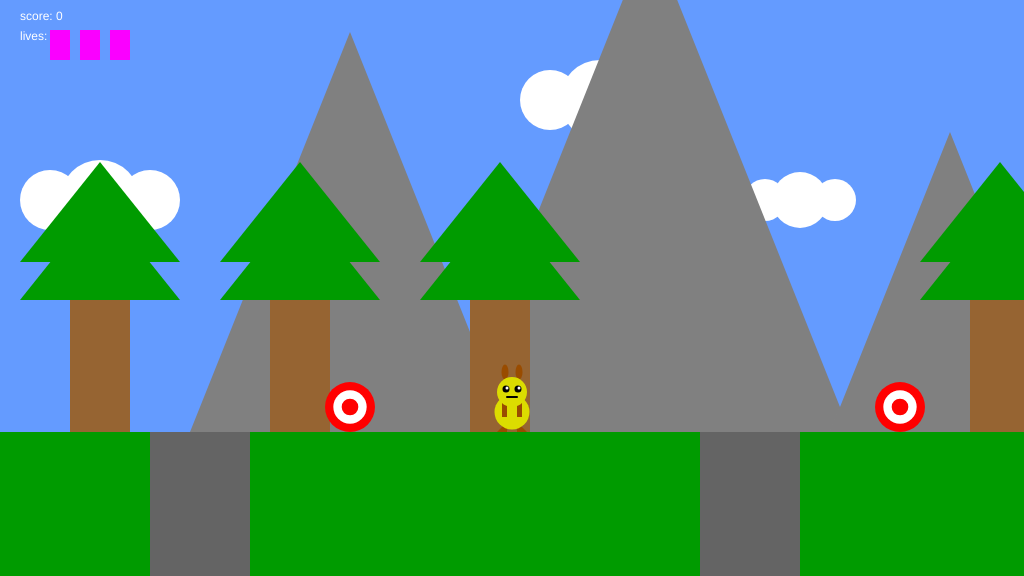
Frame 1 (no input)
Frame 60 (no input): identical to frame 1, image omitted
Frame 120 (the mouse pressed at the canvas centre since frame 60): identical to frame 1, image omitted

The p5.js sketch that drew this single still picture (run headless with seeded random() and noise() and a simulated clock; from frame 60 on, the mouse is pressed at the canvas centre):

// p5.js sketch
// ── sketch.js
/*

The Game Project 5 - Bring it all together

*/

var gameChar_x;
var gameChar_y;
var floorPos_y;
var scrollPos;
var gameChar_world_x;

var isLeft;
var isRight;
var isFalling;
var isPlummeting;

var clouds;
var mountains;
var trees_x;

var canyons;
var collectables;

// How fast the character moves
var move_speed = 5;
var gravity = 3;

var game_score;
var flagpole;
var lives;

function setup()
{
	createCanvas(1024, 576);
	floorPos_y = height * 3/4;
    lives = 3;
    startGame();
}

function draw()
{
	background(100, 155, 255); // fill the sky blue

	noStroke();
	fill(0,155,0);
	rect(0, floorPos_y, width, height/4); // draw some green ground

    // Scrolling
    push();
    translate(scrollPos,0);
    
	// Draw clouds.
    drawClouds();

	// Draw mountains.
    drawMountains();

	// Draw trees.
    drawTrees();

	// Draw canyons.
    for(var i=0; i < canyons.length; i++)
    {
        drawCanyon(canyons[i]);
        checkCanyon(canyons[i]);
    }
    
	// Draw collectable items.
    for(var i=0; i < collectables.length; i++)
    {       
        if(!collectables[i].isFound)
        {
            drawCollectable(collectables[i]);
            checkCollectable(collectables[i]);
        }
    }

    renderFlagpole();
    
    // Pop back to original drawing state.
    pop();
    
	// Draw game character.
	drawGameChar();
    
    fill(255);
    noStroke();
    text("score: " + game_score, 20, 20);
    
    // Draw life tokens
    text("lives:", 20, 40);
    for(var i=0; i < lives; i++)
    {
        drawLifeTokens(i*30);
    }

    if(lives<1)
    {
        fill(255);
        noStroke();
        text( "Game over. Press space to continue.",
              width/2 - 100,
              height/2);
        return;
    }
    
    if(flagpole.isReached)
    {
        fill(255);
        noStroke();
        text( "Level complete. Press space to continue.",
              width/2 - 100,
              height/2); 
        return;
    }
    
	// Logic to make the game character move or the background scroll.
	if(isLeft)
	{
		if(gameChar_x > width * 0.2)
		{
			gameChar_x -= 5;
		}
		else
		{
			scrollPos += 5;
		}
	}

	if(isRight)
	{
		if(gameChar_x < width * 0.8)
		{
			gameChar_x  += 5;
		}
		else
		{
			scrollPos -= 5; // negative for moving against the background
		}
	}

	// Logic to make the game character rise and fall.
    if(gameChar_y < floorPos_y)
    {
        gameChar_y += gravity;
        isFalling = true;
    }else
    {
        isFalling = false;
    }

    if(flagpole.isReached == false)
    {
        checkFlagpole();
    }
        
    
    
	// Update real position of gameChar for collision detection.
	gameChar_world_x = gameChar_x - scrollPos;
    
    checkPlayerDie();
}


// ---------------------
// Key control functions
// ---------------------

function keyPressed(){
    
    if(keyCode == 37) // left arrow key on keyboard
    {
        isLeft = true;
    }
    else if(keyCode == 39) // right arrow key on keyboard
    {
        isRight = true;
    }
    else if(keyCode == 32) // space key on keyboard
    {
        if(gameChar_y >= floorPos_y)
        {

            gameChar_y -= 100;
            isFalling = true;
        }
    }

}

function keyReleased()
{

    if(keyCode == 37)
    {
        isLeft = false;
    }
    else if(keyCode == 39)
    {
        isRight = false;
    }

}


// ------------------------------
// Game character render function
// ------------------------------

// Function to draw the game character.

function drawGameChar()
{
	// draw game character
    
    //the game character
    if(isLeft && isFalling)
    {
        // add your jumping-left code

        //-----------------------------
        // Left - Jump (Start)
        //----------------------------- 

        offset_x = 0;
        offset_y = 0;

        // Foot - Right
        fill(153,76,0);
        triangle( // Point 1
                  gameChar_x +offset_x - 5,
                  gameChar_y +offset_y,

                  // Point 2
                  gameChar_x +offset_x - 20,
                  gameChar_y +offset_y - 10,

                  // Point 3
                  gameChar_x +offset_x - 5,
                  gameChar_y +offset_y - 10);

        // Body
        fill(220,220,0);
        ellipse( gameChar_x +offset_x,
                 gameChar_y - 20 +offset_y, 
                 35);

        // Ear - Left
        fill(153,76,0);
        ellipse( gameChar_x +offset_x,
                 gameChar_y - 40 +offset_y-20, 
                 7,
                 15);

        // Head
        fill(220,220,0);
        ellipse( gameChar_x +offset_x,
                 gameChar_y - 40 +offset_y, 
                 30);

        // Mouth
        fill(0,0,0);
        ellipse(gameChar_x +offset_x -7,
                gameChar_y +offset_y-35,
                5);

        // Eye - Left
        //
        // Black part
        fill(0,0,0);
        ellipse( gameChar_x +offset_x - 5,
                 gameChar_y - 40 +offset_y - 3, 
                 7);
        //
        // White part
        fill(255,255,255);
        ellipse( gameChar_x +offset_x -6,
                 gameChar_y - 40 +offset_y - 4, 
                 3);

        // Arm - Right
        fill(153,76,0);
        rect(gameChar_x +offset_x + 5,
             gameChar_y +offset_y - 40,
             5,
             15);


        //-----------------------------
        // Left - Jump (End)
        //----------------------------- 

    }
    else if(isRight && isFalling)
    {
        // add your jumping-right code

        //-----------------------------
        // Right - Jump (Start)
        //----------------------------- 

        offset_x = 0;
        offset_y = 0;

        // Foot - Left
        fill(153,76,0);
        triangle( // Point 1
                  gameChar_x +offset_x + 5,
                  gameChar_y +offset_y,

                  // Point 2
                  gameChar_x +offset_x + 20,
                  gameChar_y +offset_y - 10,

                  // Point 3
                  gameChar_x +offset_x + 5,
                  gameChar_y +offset_y - 10);

        // Body
        fill(220,220,0);
        ellipse( gameChar_x +offset_x,
                 gameChar_y - 20 +offset_y, 
                 35);

        // Ear - Left
        fill(153,76,0);
        ellipse( gameChar_x +offset_x,
                 gameChar_y - 40 +offset_y-20, 
                 7,
                 15);

        // Head
        fill(220,220,0);
        ellipse( gameChar_x +offset_x,
                 gameChar_y - 40 +offset_y, 
                 30);

        // Mouth
        fill(0,0,0);
        ellipse(gameChar_x +offset_x +7,
                gameChar_y +offset_y-35,
                5);

        // Eye - Left
        //
        // Black part
        fill(0,0,0);
        ellipse( gameChar_x +offset_x + 5,
                 gameChar_y - 40 +offset_y - 3, 
                 7);
        //
        // White part
        fill(255,255,255);
        ellipse( gameChar_x +offset_x +6,
                 gameChar_y - 40 +offset_y - 4, 
                 3);

        // Arm - Right
        fill(153,76,0);
        rect(gameChar_x +offset_x - 10,
             gameChar_y +offset_y - 40,
             5,
             15);


        //-----------------------------
        // Right - Jump (End)
        //----------------------------- 


    }
    else if(isLeft)
    {
        // add your walking left code

        //-----------------------------
        // Left - Walk (Start)
        //----------------------------- 

        offset_x = 0;
        offset_y = 0;


        // Foot - Right
        fill(153,76,0);
        triangle( // Point 1
                  gameChar_x +offset_x ,
                  gameChar_y +offset_y,

                  // Point 2
                  gameChar_x +offset_x - 10,
                  gameChar_y +offset_y,

                  // Point 3
                  gameChar_x +offset_x,
                  gameChar_y +offset_y - 10);


        // Body
        fill(220,220,0);
        ellipse( gameChar_x +offset_x,
                 gameChar_y - 20 +offset_y, 
                 35);

        // Arm - Right
        fill(153,76,0);
        rect(gameChar_x +offset_x,
             gameChar_y +offset_y - 30,
             5,
             15);


        // Ear - Left
        fill(153,76,0);
        ellipse( gameChar_x +offset_x,
                 gameChar_y - 40 +offset_y-20, 
                 7,
                 15);

        // Head
        fill(220,220,0);
        ellipse( gameChar_x +offset_x,
                 gameChar_y - 40 +offset_y, 
                 30);

        // Mouth
        push();
        //
        // Line color
        stroke(0);
        //
        // Line thickness
        strokeWeight(2);
        line(gameChar_x +offset_x-7,
             gameChar_y +offset_y-35,
             gameChar_x +offset_x-2,
             gameChar_y +offset_y-35);

        pop();

        // Eye - Left
        //
        // Black part
        fill(0,0,0);
        ellipse( gameChar_x +offset_x - 5,
                 gameChar_y - 40 +offset_y - 3, 
                 7);
        //
        // White part
        fill(255,255,255);
        ellipse( gameChar_x +offset_x -6,
                 gameChar_y - 40 +offset_y - 4, 
                 3);



        //-----------------------------
        // Left - Walk (End)
        //-----------------------------

    }
    else if(isRight)
    {
        // add your walking right code

        //-----------------------------
        // Right - Walk (Start)
        //----------------------------- 

        offset_x = 0;
        offset_y = 0;

        // Foot - Left
        fill(153,76,0);
        triangle( // Point 1
                  gameChar_x +offset_x,
                  gameChar_y +offset_y,

                  // Point 2
                  gameChar_x +offset_x + 10,
                  gameChar_y +offset_y,

                  // Point 3
                  gameChar_x +offset_x,
                  gameChar_y +offset_y - 10);

        // Body
        fill(220,220,0);
        ellipse( gameChar_x +offset_x,
                 gameChar_y - 20 +offset_y, 
                 35);

        // Arm - Right
        fill(153,76,0);
        rect(gameChar_x +offset_x-5,
             gameChar_y +offset_y - 30,
             5,
             15);

        // Ear - Left
        fill(153,76,0);
        ellipse( gameChar_x +offset_x,
                 gameChar_y - 40 +offset_y-20, 
                 7,
                 15);

        // Head
        fill(220,220,0);
        ellipse( gameChar_x +offset_x,
                 gameChar_y - 40 +offset_y, 
                 30);

        // Mouth
        push();
        //
        // Line color
        stroke(0);
        //
        // Line thickness
        strokeWeight(2);
        line(gameChar_x +offset_x+7,
             gameChar_y +offset_y-35,
             gameChar_x +offset_x+2,
             gameChar_y +offset_y-35);

        pop();

        // Eye - Left
        //
        // Black part
        fill(0,0,0);
        ellipse( gameChar_x +offset_x + 5,
                 gameChar_y - 40 +offset_y - 3, 
                 7);
        //
        // White part
        fill(255,255,255);
        ellipse( gameChar_x +offset_x +6,
                 gameChar_y - 40 +offset_y - 4, 
                 3);



        //-----------------------------
        // Right - Walk (End)
        //-----------------------------

    }
    else if(isFalling || isPlummeting)
    {
        // add your jumping facing forwards code

        //-----------------------------
        // Front - Jumping (Start)
        //----------------------------- 

        offset_x = 0;
        offset_y = 0;


        // Foot - Right
        fill(153,76,0);
        triangle( // Point 1
                  gameChar_x +offset_x - 5,
                  gameChar_y +offset_y,

                  // Point 2
                  gameChar_x +offset_x - 20,
                  gameChar_y +offset_y - 10,

                  // Point 3
                  gameChar_x +offset_x - 5,
                  gameChar_y +offset_y - 10);

        // Foot - Left
        fill(153,76,0);
        triangle( // Point 1
                  gameChar_x +offset_x + 5,
                  gameChar_y +offset_y,

                  // Point 2
                  gameChar_x +offset_x + 20,
                  gameChar_y +offset_y - 10,

                  // Point 3
                  gameChar_x +offset_x + 5,
                  gameChar_y +offset_y - 10);

        // Body
        fill(220,220,0);
        ellipse( gameChar_x +offset_x,
                 gameChar_y - 20 +offset_y, 
                 35);

        // Arm - Right
        fill(153,76,0);
        rect(gameChar_x +offset_x - 20,
             gameChar_y +offset_y - 40,
             5,
             15);

        // Arm - Left
        fill(153,76,0);
        rect(gameChar_x +offset_x + 15,
             gameChar_y +offset_y - 40,
             5,
             15);

        // Ear - Right
        fill(153,76,0);
        ellipse( gameChar_x +offset_x-7,
                 gameChar_y - 40 +offset_y-20, 
                 7,
                 15);

        // Ear - Left
        fill(153,76,0);
        ellipse( gameChar_x +offset_x+7,
                 gameChar_y - 40 +offset_y-20, 
                 7,
                 15);

        // Head
        fill(220,220,0);
        ellipse( gameChar_x +offset_x,
                 gameChar_y - 40 +offset_y, 
                 30);

        // Mouth
        fill(0,0,0);
        ellipse(gameChar_x +offset_x,
                gameChar_y +offset_y-35,
                5);

        // Eye - Right
        //
        // Black part
        fill(0,0,0);
        ellipse( gameChar_x +offset_x - 6,
                 gameChar_y - 40 +offset_y - 3, 
                 7);
        //
        // White part
        fill(255,255,255);
        ellipse( gameChar_x +offset_x - 5,
                 gameChar_y - 40 +offset_y - 4, 
                 3);

        // Eye - Left
        //
        // Black part
        fill(0,0,0);
        ellipse( gameChar_x +offset_x + 6,
                 gameChar_y - 40 +offset_y - 3, 
                 7);
        //
        // White part
        fill(255,255,255);
        ellipse( gameChar_x +offset_x + 7,
                 gameChar_y - 40 +offset_y - 4, 
                 3);



        //-----------------------------
        // Front - Jumping (End)
        //-----------------------------

    }
    else
    {
        // add your standing front facing code

        //-----------------------------
        // Front - Standing (Start)
        //----------------------------- 

        offset_x = 0;
        offset_y = 0;


        // Foot - Right
        fill(153,76,0);
        triangle( // Point 1
                  gameChar_x +offset_x - 5,
                  gameChar_y +offset_y,

                  // Point 2
                  gameChar_x +offset_x - 15,
                  gameChar_y +offset_y,

                  // Point 3
                  gameChar_x +offset_x - 5,
                  gameChar_y +offset_y - 10);

        // Foot - Left
        fill(153,76,0);
        triangle( // Point 1
                  gameChar_x +offset_x + 5,
                  gameChar_y +offset_y,

                  // Point 2
                  gameChar_x +offset_x + 15,
                  gameChar_y +offset_y,

                  // Point 3
                  gameChar_x +offset_x + 5,
                  gameChar_y +offset_y - 10);

        // Body
        fill(220,220,0);
        ellipse( gameChar_x +offset_x,
                 gameChar_y - 20 +offset_y, 
                 35);

        // Arm - Right
        fill(153,76,0);
        rect(gameChar_x +offset_x - 10,
             gameChar_y +offset_y - 30,
             5,
             15);

        // Arm - Left
        fill(153,76,0);
        rect(gameChar_x +offset_x + 5,
             gameChar_y +offset_y - 30,
             5,
             15);

        // Ear - Right
        fill(153,76,0);
        ellipse( gameChar_x +offset_x-7,
                 gameChar_y - 40 +offset_y-20, 
                 7,
                 15);

        // Ear - Left
        fill(153,76,0);
        ellipse( gameChar_x +offset_x+7,
                 gameChar_y - 40 +offset_y-20, 
                 7,
                 15);

        // Head
        fill(220,220,0);
        ellipse( gameChar_x +offset_x,
                 gameChar_y - 40 +offset_y, 
                 30);

        // Mouth
        push();
        //
        // Line color
        stroke(0);
        //
        // Line thickness
        strokeWeight(2);
        line(gameChar_x +offset_x-5,
             gameChar_y +offset_y-35,
             gameChar_x +offset_x+5,
             gameChar_y +offset_y-35);

        pop();

        // Eye - Right
        //
        // Black part
        fill(0,0,0);
        ellipse( gameChar_x +offset_x - 6,
                 gameChar_y - 40 +offset_y - 3, 
                 7);
        //
        // White part
        fill(255,255,255);
        ellipse( gameChar_x +offset_x - 5,
                 gameChar_y - 40 +offset_y - 4, 
                 3);

        // Eye - Left
        //
        // Black part
        fill(0,0,0);
        ellipse( gameChar_x +offset_x + 6,
                 gameChar_y - 40 +offset_y - 3, 
                 7);
        //
        // White part
        fill(255,255,255);
        ellipse( gameChar_x +offset_x + 7,
                 gameChar_y - 40 +offset_y - 4, 
                 3);



        //-----------------------------
        // Front - Standing (End)
        //----------------------------- 

    }
}

// ---------------------------
// Background render functions
// ---------------------------

// Function to draw cloud objects.
function drawClouds()
{
    // Draw clouds.
    for(var i=0; i < clouds.length; i++)
    {

        // Update variable to use the one provided in this code.
        cloud = clouds[i]

        // Draw Cloud
        var cloud_center_x = cloud.x_pos;
        var cloud_center_y = cloud.y_pos;
        fill(255, 255, 255);
        ellipse(cloud_center_x,cloud_center_y, cloud.size*80);
        ellipse(cloud_center_x - cloud.size*50,cloud_center_y, cloud.size*60);
        ellipse(cloud_center_x + cloud.size*50,cloud_center_y, cloud.size*60);

    }
}

// Function to draw mountains objects.
function drawMountains()
{
    for(var i=0; i < mountains.length; i++)
    {
        // Update variable to work with this code
        mountain = mountains[i];
        
        //
        // NOTE: Got value for y from green ground drawing
        var mountain_center_x = mountain.x_pos;
        var mountain_center_y = mountain.y_pos;
        fill(128,128,128);
        triangle( // Point 1
                  mountain_center_x-80*mountain.size, 
                  mountain_center_y, 

                  // Point 2
                  mountain_center_x, 
                  mountain_center_y - 200*mountain.size,

                  // Point 3
                  mountain_center_x + 80*mountain.size, 
                  mountain_center_y );
    }
}

// Function to draw trees objects.
function drawTrees()
{
	// Draw trees.
    for(var i=0; i < trees_x.length; i++)
    {
    
        // Update variable here to use the variable
        // provided with this code.
        treePos_x = trees_x[i];
        treePos_y = 432;

        // Draw Tree
        //
        // NOTE: In my original code, I already had drawn everything relative to a point.
        var tree_center_x = treePos_x;
        var tree_center_y = treePos_y;
        //
        // Compensating to keep tree centered
        var tree_width = 60;
        var tree_height = 150;
        fill(150, 100, 50);
        rect( tree_center_x - tree_width/2.0, 
              tree_center_y - tree_height, 
              tree_width, 
              tree_height);
        // branches
        fill(0, 155, 0);

        // Branch 1
        triangle( // Point 1
                  tree_center_x - 80, 
                  (tree_center_y - 282) + tree_height,

                  // Point 2
                  tree_center_x,
                  (tree_center_y - 282) + tree_height - 100 , 

                  // Point 3
                  tree_center_x + 80,
                  (tree_center_y - 282) + tree_height);

        // Branch 2
        triangle( // Point 1
                  tree_center_x - 80, 
                  (tree_center_y - 320) + tree_height,

                  // Point 2
                  tree_center_x,
                  (tree_center_y - 320) + tree_height - 100 , 

                  // Point 3
                  tree_center_x + 80,
                  (tree_center_y - 320) + tree_height);
    
    }
}


// ---------------------------------
// Canyon render and check functions
// ---------------------------------

// Function to draw canyon objects.

function drawCanyon(t_canyon)
{

    // Draw Canyon
    //
    //	- Modify the code so that the property `x_pos` controls where the
    //	canyon is on the x-axis
    // NOTE: In my original code, I already had drawn everything relative to a point.
    var canyon_center_x = t_canyon.x_pos;
    //
    // NOTE: Got value for y from green ground drawing
    var canyon_center_y = 432;
    //
    //	- Modify the code so that the property `width` controls how wide
    //	the canyon is
    // NOTE: In my original code, I already width controlled by a variable.
    var canyon_width = t_canyon.width;
    var canyon_height = 144;
    fill(100, 100, 100);
    rect( canyon_center_x - canyon_width/2.0,
          canyon_center_y,
          canyon_width,
          canyon_height);
    
}

// Function to check character is over a canyon.

function checkCanyon(t_canyon)
{
    // Falling down the canyon
    if( (gameChar_world_x > t_canyon.x_pos - t_canyon.width/2.0) 
         && 
        (gameChar_world_x < t_canyon.x_pos + t_canyon.width/2.0) )
    {
        // Jumping over the canyon 
        // Only fall IF the character is on the ground
        if( gameChar_y >= floorPos_y)
        {
        
            isPlummeting = true;
            
        }
        
    }
    
    //detects when `isPlummeting` is `true`.
    if( isPlummeting )
    {
        gameChar_y += 10;
    }
}

// ----------------------------------
// Collectable items render and check functions
// ----------------------------------

// Function to draw collectable objects.

function drawCollectable(t_collectable)
{

    // NOTE: In my original code, I already had drawn everything relative to a point.
    var collectable_center_x = t_collectable.x_pos;
    //var collectable_center_y = 300;
    var collectable_diameter = t_collectable.size;
    //
    // Override y center based on radius (diameter/2.0)
    // NOTE: 432 is the height of the ground
    collectable_center_y = t_collectable.y_pos - collectable_diameter/2.0;
    fill(255, 0, 0);
    //
    // Outer circle - red
    ellipse( collectable_center_x, 
             collectable_center_y, 
             collectable_diameter,
             collectable_diameter);
    fill(255, 255, 255);
    //
    // Middle circle - white
    ellipse( collectable_center_x, 
             collectable_center_y, 
             collectable_diameter*(2.0/3.0),
             collectable_diameter*(2.0/3.0));
    fill(255, 0, 0);
    //
    // Inner circle - red
    ellipse( collectable_center_x, 
             collectable_center_y, 
             collectable_diameter*(1.0/3.0),
             collectable_diameter*(1.0/3.0));
    
}

// Function to check character has collected an item.

function checkCollectable(t_collectable)
{

    if( dist( gameChar_world_x,
              gameChar_y,
              t_collectable.x_pos,
              t_collectable.y_pos) 
        < 
        t_collectable.size/2.0)
    {
        t_collectable.isFound = true;
        game_score += 1;
    }

}

function renderFlagpole()
{
    push();
    strokeWeight(5);
    stroke(180);
    line(flagpole.x_pos, floorPos_y, flagpole.x_pos, floorPos_y - 250);
    fill(255,0,255);

    noStroke();
    if(flagpole.isReached)
    {
        rect(flagpole.x_pos,floorPos_y - 250, 50, 50);
    }
    else
    {
        rect(flagpole.x_pos,floorPos_y - 50, 50, 50);
    }
    
    pop();
}

function checkFlagpole()
{
    var d = abs(gameChar_world_x - flagpole.x_pos);
    
    if(d < 15)
    {
        flagpole.isReached = true;        
    }
}

function checkPlayerDie()
{
    if(gameChar_y > 576)
    {
        lives -= 1;
        
        if( lives>0 )
        {
           startGame();
        }
    }
}

function startGame()
{
	gameChar_x = width/2;
	gameChar_y = floorPos_y;

	// Variable to control the background scrolling.
	scrollPos = 0;

	// Variable to store the real position of the gameChar in the game
	// world. Needed for collision detection.
	gameChar_world_x = gameChar_x - scrollPos;

	// Boolean variables to control the movement of the game character.
	isLeft = false;
	isRight = false;
	isFalling = false;
	isPlummeting = false;

	// Initialise arrays of scenery objects.
    trees_x = [ // off screen left
                -1500, -1350, -1000,  -300, -100,  
        
                // on screen
                100, 300, 
         
                // Off screen right
                500, 1000, 1400, 1700, 19000, 2200, 2500 ];
    

    clouds = [ // Off screen left
               { x_pos : -600, y_pos : 100, size : 1.0},
               { x_pos : -800, y_pos : 200, size : 0.7},
               { x_pos : -1100, y_pos : 300, size : 1.5},
               { x_pos : -1700, y_pos : 30, size : 0.5},
               { x_pos : -1900, y_pos : 700, size : 0.7},
               { x_pos : -2300, y_pos : 150, size : 1.5},
               { x_pos : -2700, y_pos : 40, size : 1.7},
        
               // on screen
               { x_pos : 100, y_pos : 200, size : 1.0},
        
               // Off screen right
               { x_pos : 600, y_pos : 100, size : 1.0},
               { x_pos : 800, y_pos : 200, size : 0.7},
               { x_pos : 1100, y_pos : 300, size : 1.5},
               { x_pos : 1700, y_pos : 30, size : 0.5},
               { x_pos : 1900, y_pos : 700, size : 0.7},
               { x_pos : 2300, y_pos : 150, size : 1.5},
               { x_pos : 2700, y_pos : 40, size : 1.7} ]
    
    mountains = [ // Off screen left
                  { x_pos: -650, y_pos: 432, size: 2.5 },
                  { x_pos: -950, y_pos: 432, size: 1.5 },
    
                  { x_pos: -1300, y_pos: 432, size: 2.5 },
                  { x_pos: -1750, y_pos: 432, size: 1.5 },
                  { x_pos: -2250, y_pos: 432, size: 0.75 },
                  { x_pos: -2700, y_pos: 432, size: 1.75 },
        
                  // on screen
                  { x_pos: 350, y_pos: 432, size: 2.0 },
        
                  // Off screen right
                  { x_pos: 650, y_pos: 432, size: 2.5 },
                  { x_pos: 950, y_pos: 432, size: 1.5 },
                  { x_pos: 1300, y_pos: 432, size: 2.5 },
                  { x_pos: 1750, y_pos: 432, size: 1.5 },
                  { x_pos: 2250, y_pos: 432, size: 0.75 },
                  { x_pos: 2700, y_pos: 432, size: 1.75 } ]
    
    canyons = [ // Off screen left
                { x_pos: -750, width: 100 },
                { x_pos: -1100, width: 100 },
                { x_pos: -2200, width: 100 },
        
                // on screen
                { x_pos: 200, width: 100 },
        
                 // Off screen right
                { x_pos: 750, width: 100 },
                { x_pos: 1100, width: 100 },
                { x_pos: 2200, width: 100 } ]
    
    collectables = [ // Off screen left
                     {x_pos: -900, y_pos: 432, size: 50, isFound:false},
                     {x_pos: -1300, y_pos: 432, size: 50, isFound:false},
                     {x_pos: -1900, y_pos: 432, size: 50, isFound:false},
                     {x_pos: -2700, y_pos: 432, size: 50, isFound:false},
        
                     // on screen
                     {x_pos: 350, y_pos: 432, size: 50, isFound:false},
        
                     // Off screen right
                     {x_pos: 900, y_pos: 432, size: 50, isFound:false},
                     {x_pos: 1300, y_pos: 432, size: 50, isFound:false},
                     {x_pos: 1800, y_pos: 432, size: 50, isFound:false},
                     {x_pos: 2700, y_pos: 432, size: 50, isFound:false}  ];
    
    game_score = 0;
    flagpole = {isReached: false, x_pos: 3000};
}

function drawLifeTokens(life_pos)
{
    fill(250,0,255);
    rect(50+life_pos, 30, 20, 30);   
}
